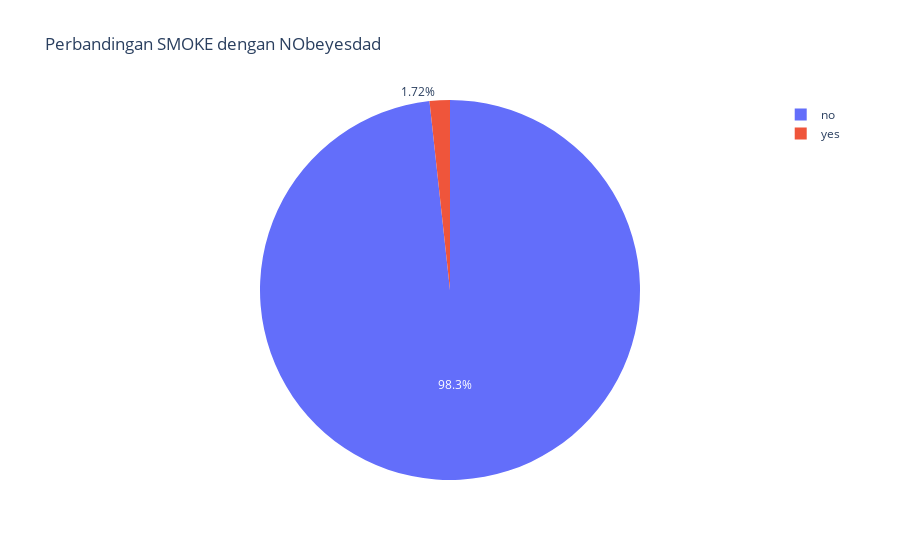

The cell this chart's notebook holds for it:
### Markdown cell above
#### Melihat persentasi banyaknya perokok yang mempunyai tipe berat badan Overweight_Level_II

### Code cell
# Filter data untuk melihat overweight
filtered_data = data_duplicated[data_duplicated['NObeyesdad'] == 'Overweight_Level_II']

# Hitung jumlah masing-masing nilai pada kolom 'SMOKE'
value_counts = filtered_data['SMOKE'].value_counts()

# Buat DataFrame untuk pie chart
df_pie = pd.DataFrame({'SMOKE': value_counts.index, 'Count': value_counts.values})

# Buat pie chart dengan Plotly Express
fig = px.pie(df_pie, names='SMOKE', values='Count', title="Perbandingan SMOKE dengan NObeyesdad")
fig.show()

### Figure 1 — Plotly figure (JSON) as saved in the notebook; plotly's stock layout.template omitted (floating-point values rounded to 4 significant figures)
{"data": [{"domain": {"x": [0, 1], "y": [0, 1]}, "hovertemplate": "SMOKE=%{label}<br>Count=%{value}<extra></extra>", "labels": ["no", "yes"], "legendgroup": "", "name": "", "showlegend": true, "type": "pie", "values": [285, 5]}], "layout": {"legend": {"tracegroupgap": 0}, "title": {"text": "Perbandingan SMOKE dengan NObeyesdad"}}}
